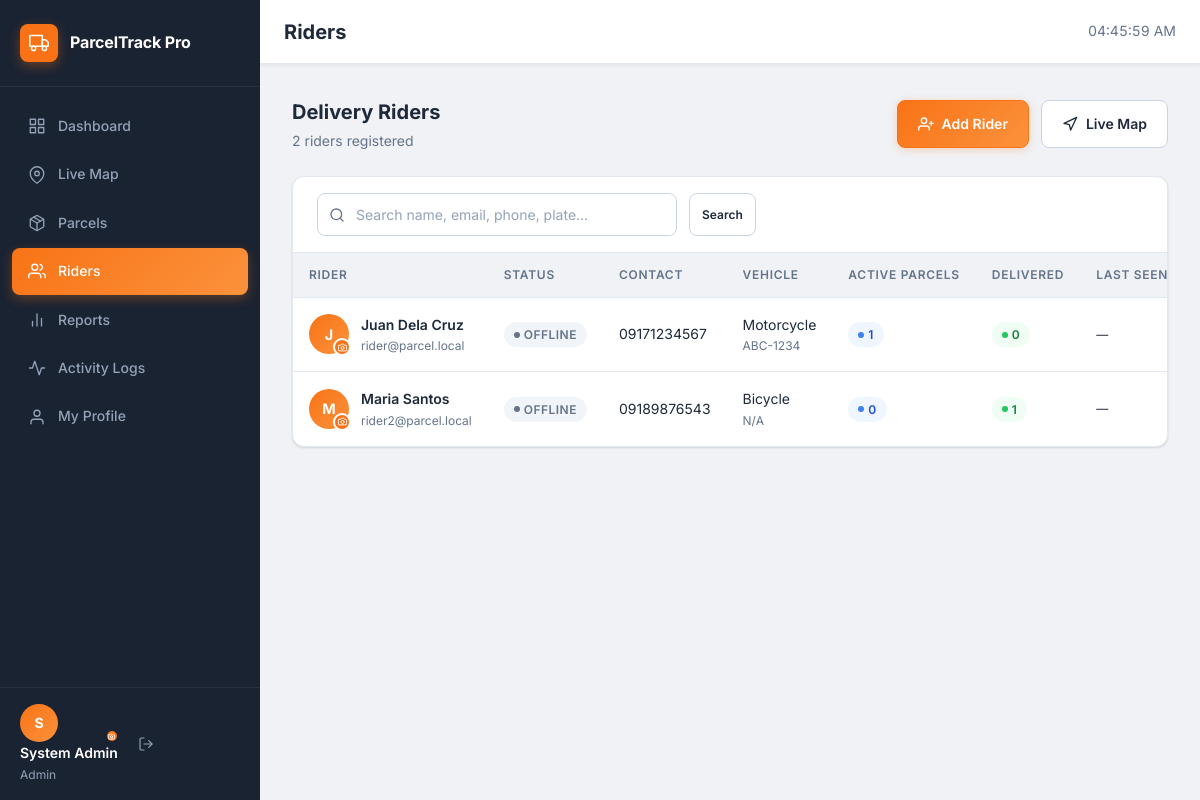
/admin/riders.php (signed in), run on the app's committed database.
### tables this page shows
CREATE TABLE `riders` (
  `id`           INT UNSIGNED NOT NULL AUTO_INCREMENT,
  `user_id`      INT UNSIGNED NOT NULL,
  `phone`        VARCHAR(20)  NOT NULL DEFAULT '',
  `vehicle_type` VARCHAR(50)  NOT NULL DEFAULT '',
  `plate_number` VARCHAR(20)  NOT NULL DEFAULT '',
  `is_online`    TINYINT(1)   NOT NULL DEFAULT 0,
  `last_seen`    TIMESTAMP    NULL DEFAULT NULL,
  `created_at`   TIMESTAMP    NOT NULL DEFAULT CURRENT_TIMESTAMP,
  PRIMARY KEY (`id`),
  UNIQUE KEY `uq_riders_user_id` (`user_id`),
  CONSTRAINT `fk_riders_user` FOREIGN KEY (`user_id`) REFERENCES `users` (`id`) ON DELETE CASCADE
);

CREATE TABLE `users` (
  `id`         INT UNSIGNED NOT NULL AUTO_INCREMENT,
  `name`       VARCHAR(100) NOT NULL,
  `email`      VARCHAR(150) NOT NULL,
  `password`   VARCHAR(255) NOT NULL,
  `role`       ENUM('admin','rider') NOT NULL DEFAULT 'rider',
  `avatar`     VARCHAR(255) DEFAULT NULL,
  `created_at` TIMESTAMP NOT NULL DEFAULT CURRENT_TIMESTAMP,
  `updated_at` TIMESTAMP NOT NULL DEFAULT CURRENT_TIMESTAMP ON UPDATE CURRENT_TIMESTAMP,
  PRIMARY KEY (`id`),
  UNIQUE KEY `uq_users_email` (`email`)
);

### includes/functions.php (called while the page is built, shortened)
<?php
function e($value): string
{
    return htmlspecialchars((string) $value, ENT_QUOTES | ENT_SUBSTITUTE, 'UTF-8');
}
function get_param(string $key, $default = ''): string
{
    return isset($_GET[$key]) ? trim($_GET[$key]) : $default;
}
function paginate(int $totalRows, int $perPage = 20, int $currentPage = 1): array
{
    $totalPages = (int) ceil($totalRows / $perPage);
    $page       = max(1, min($currentPage, $totalPages ?: 1));
    $offset     = ($page - 1) * $perPage;
    return [
        'total'      => $totalRows,
        'perPage'    => $perPage,
        'page'       => $page,
        'totalPages' => $totalPages,
        'offset'     => $offset,
    ];
}

### admin/riders.php (the view, shortened to what this page needs)
<?php
require_once __DIR__ . '/../includes/functions.php';
$pdo    = db();
$search = get_param('q');
$page   = max(1, (int) get_param('page', '1'));
$perPage = 20;
$where  = ['1=1'];
$params = [];
$whereSQL = implode(' AND ', $where);
$total = (function () use ($pdo, $whereSQL, $params) {
    $stmt = $pdo->prepare("SELECT COUNT(*) FROM riders r JOIN users u ON u.id = r.user_id WHERE {$whereSQL}");
    $stmt->execute($params);
    return (int) $stmt->fetchColumn();
})();
$pg = paginate($total, $perPage, $page);
$riders = (function () use ($pdo, $whereSQL, $params, $perPage, $pg) {
    $sql = "SELECT r.*, u.name, u.email, u.avatar,
                   (SELECT COUNT(*) FROM parcels WHERE rider_id = r.id AND status = 'out_for_delivery') AS active_parcels,
                   (SELECT COUNT(*) FROM parcels WHERE rider_id = r.id AND status = 'delivered')        AS delivered_count,
                   (SELECT latitude  FROM rider_locations WHERE rider_id = r.id ORDER BY recorded_at DESC LIMIT 1) AS last_lat,
                   (SELECT longitude FROM rider_locations WHERE rider_id = r.id ORDER BY recorded_at DESC LIMIT 1) AS last_lng
            FROM riders r
            JOIN users u ON u.id = r.user_id
            WHERE {$whereSQL}
            ORDER BY r.is_online DESC, u.name
            LIMIT {$perPage} OFFSET {$pg['offset']}";
    $stmt = $pdo->prepare($sql);
    $stmt->execute($params);
    return $stmt->fetchAll();
})();
?>
<?php require_once __DIR__ . '/../includes/header.php'; ?>
<div class="section-header">
    <div>
        <div class="section-title">Delivery Riders</div>
        <div class="section-subtitle"><?= $total ?> rider<?= $total !== 1 ? 's' : '' ?> registered</div>
    </div>
    <div class="d-flex align-center gap-3">
        <a href="<?= BASE_URL ?>/admin/rider_create.php" class="btn btn-primary">
            <svg xmlns="http://www.w3.org/2000/svg" viewBox="0 0 24 24" fill="none" stroke-width="2" stroke-linecap="round" stroke-linejoin="round"><path d="M17 21v-2a4 4 0 0 0-4-4H5a4 4 0 0 0-4 4v2"/><circle cx="9" cy="7" r="4"/><line x1="23" y1="11" x2="17" y2="11"/><line x1="20" y1="8" x2="20" y2="14"/></svg>
            Add Rider
        </a>
        <a href="<?= BASE_URL ?>/admin/rider_map.php" class="btn btn-secondary">
            <svg xmlns="http://www.w3.org/2000/svg" viewBox="0 0 24 24" fill="none" stroke-width="2" stroke-linecap="round" stroke-linejoin="round"><polygon points="3 11 22 2 13 21 11 13 3 11"/></svg>
            Live Map
        </a>
    </div>
</div>
<div class="card">
    <div class="table-toolbar">
        <form method="GET" style="display:flex;gap:var(--space-3);flex:1;">
            <div class="search-input-wrap" style="flex:1;max-width:360px;">
                <input type="text" name="q" class="form-control" placeholder="Search name, email, phone, plate…" value="<?= e($search) ?>">
            </div>
            <button type="submit" class="btn btn-secondary btn-sm">Search</button>
        </form>
    </div>
    <div class="table-wrapper">
        <table class="data-table" id="ridersTable">
            <thead>
                <tr>
                    <th>Rider</th>
                    <th>Status</th>
                    <th>Contact</th>
                    <th>Vehicle</th>
                    <th>Active Parcels</th>
                    <th>Delivered</th>
                    <th>Last Seen</th>
                </tr>
            </thead>
            <tbody>
                <?php if (empty($riders)): ?>
                <tr>
                    <td colspan="8">
                        <div class="empty-state">
                            <svg xmlns="http://www.w3.org/2000/svg" viewBox="0 0 24 24" fill="none" stroke-width="1.5" stroke-linecap="round" stroke-linejoin="round"><path d="M17 21v-2a4 4 0 0 0-4-4H5a4 4 0 0 0-4 4v2"/><circle cx="9" cy="7" r="4"/></svg>
                            <h3>No riders found</h3>
                            <p>No delivery riders match your search.</p>
                        </div>
                    </td>
                </tr>
                <?php else: ?>
                <?php foreach ($riders as $r): ?>
                <tr>
                    <td>
                        <div class="d-flex align-center gap-3">
                            <div style="position:relative;flex-shrink:0;" title="Click to change photo">
                                <div class="user-avatar rider-avatar-cell"
                                     data-user-id="<?= $r['user_id'] ?>"
                                     style="width:40px;height:40px;font-size:0.9rem;cursor:pointer;overflow:hidden;"
                                     onclick="document.getElementById('avatarFile_<?= $r['user_id'] ?>').click()">
                                    <?php if ($r['avatar']): ?>
                                    <img src="<?= BASE_URL ?>/assets/uploads/avatars/<?= e(rawurlencode($r['avatar'])) ?>"
                                         alt="<?= e($r['name']) ?>"
                                         style="width:100%;height:100%;object-fit:cover;border-radius:50%;display:block;">
                                    <?php else: ?>
                                    <?= strtoupper(substr($r['name'], 0, 1)) ?>
                                    <?php endif; ?>
                                </div>
                                <div onclick="document.getElementById('avatarFile_<?= $r['user_id'] ?>').click()"
                                     style="position:absolute;bottom:-2px;right:-2px;width:18px;height:18px;border-radius:50%;background:var(--color-accent,#f97316);border:2px solid var(--color-bg-card,#fff);display:flex;align-items:center;justify-content:center;cursor:pointer;">
                                    <svg xmlns="http://www.w3.org/2000/svg" viewBox="0 0 24 24" fill="none" stroke="#fff" stroke-width="2.5" stroke-linecap="round" stroke-linejoin="round" style="width:9px;height:9px;"><path d="M23 19a2 2 0 0 1-2 2H3a2 2 0 0 1-2-2V8a2 2 0 0 1 2-2h4l2-3h6l2 3h4a2 2 0 0 1 2 2z"/><circle cx="12" cy="13" r="4"/></svg>
                                </div>
                            </div>
                            <div>
                                <div class="fw-600"><?= e($r['name']) ?></div>
                                <div class="text-xs text-muted"><?= e($r['email']) ?></div>
                            </div>
                        </div>
                    </td>
                    <td>
                        <?php if ($r['is_online']): ?>
                        <span class="badge badge-success"><span class="badge-dot"></span>Online</span>
                        <?php else: ?>
                        <span class="badge badge-secondary"><span class="badge-dot"></span>Offline</span>
                        <?php endif; ?>
                    </td>
                    <td class="text-sm"><?= e($r['phone'] ?: '—') ?></td>
                    <td>
                        <div class="text-sm"><?= e($r['vehicle_type'] ?: '—') ?></div>
                        <div class="text-xs text-muted"><?= e($r['plate_number'] ?: '') ?></div>
                    </td>
                    <td>
                        <span class="badge badge-info">
                            <span class="badge-dot"></span>
                            <?= $r['active_parcels'] ?>
                        </span>
                    </td>
                    <td>
                        <span class="badge badge-success">
                            <span class="badge-dot"></span>
                            <?= $r['delivered_count'] ?>
                        </span>
                    </td>
                    <td class="text-xs text-muted"><?= $r['last_seen'] ? time_ago($r['last_seen']) : '—' ?></td>
                </tr>
                <?php endforeach; ?>
                <?php endif; ?>
            </tbody>
        </table>
    </div>
</div>
<?php require_once __DIR__ . '/../includes/footer.php'; ?>

### data on the page
riders: user.name "J", user.name "Juan Dela Cruz", user.email "rider@parcel.local", is_online 0 (drawn), phone "09171234567", vehicle_type "Motorcycle", plate_number "ABC-1234", active_parcels "1", delivered_count "0"
riders: user.name "M", user.name "Maria Santos", user.email "rider2@parcel.local", is_online 0 (drawn), phone "09189876543", vehicle_type "Bicycle", plate_number "N/A", active_parcels "0", delivered_count "1"

### other printed values
APP_NAME "ParcelTrack Pro"
$link['label'] "Dashboard"
$link['label'] "Live Map"
$link['label'] "Parcels"
$link['label'] "Riders"
$link['label'] "Reports"
$link['label'] "Activity Logs"
$link['label'] "My Profile"
substr(current_user_name(), 0, 1) "S"
current_user_name() "System Admin"
$role "Admin"
$pageTitle "Riders"
$total "2"
